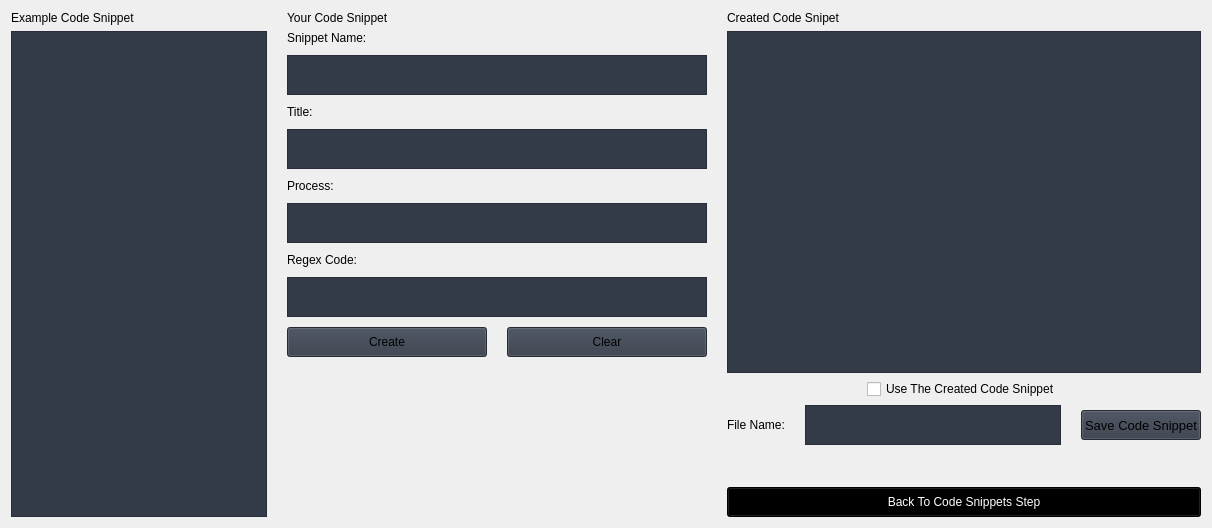
                     <widget class="QWidget" name="cSnippets">
                      <property name="styleSheet">
                       <string/>
                      </property>
                      <layout class="QVBoxLayout" name="verticalLayout_54">
                       <item>
                        <layout class="QGridLayout" name="gridLayout_11">
                         <property name="horizontalSpacing">
                          <number>20</number>
                         </property>
                         <property name="verticalSpacing">
                          <number>6</number>
                         </property>
                         <item row="7" column="4" colspan="4">
                          <widget class="QPushButton" name="back_snip">
                           <property name="sizePolicy">
                            <sizepolicy hsizetype="Expanding" vsizetype="Fixed">
                             <horstretch>0</horstretch>
                             <verstretch>0</verstretch>
                            </sizepolicy>
                           </property>
                           <property name="minimumSize">
                            <size>
                             <width>0</width>
                             <height>30</height>
                            </size>
                           </property>
                           <property name="cursor">
                            <cursorShape>PointingHandCursor</cursorShape>
                           </property>
                           <property name="styleSheet">
                            <string notr="true">background-color: black;
color:white;</string>
                           </property>
                           <property name="text">
                            <string>Back To Code Snippets Step</string>
                           </property>
                           <property name="icon">
                            <iconset resource="resources.qrc">
                             <normaloff>:/icons/images/icons/cil-arrow-circle-left.png</normaloff>:/icons/images/icons/cil-arrow-circle-left.png</iconset>
                           </property>
                          </widget>
                         </item>
                         <item row="0" column="4" colspan="4">
                          <widget class="QLabel" name="label_14">
                           <property name="maximumSize">
                            <size>
                             <width>16777215</width>
                             <height>30</height>
                            </size>
                           </property>
                           <property name="text">
                            <string>Created Code Snipet</string>
                           </property>
                          </widget>
                         </item>
                         <item row="0" column="0" colspan="2">
                          <widget class="QLabel" name="label_63">
                           <property name="maximumSize">
                            <size>
                             <width>16777215</width>
                             <height>30</height>
                            </size>
                           </property>
                           <property name="text">
                            <string>Example Code Snippet</string>
                           </property>
                          </widget>
                         </item>
                         <item row="5" column="4" colspan="2">
                          <widget class="QLabel" name="label_23">
                           <property name="sizePolicy">
                            <sizepolicy hsizetype="Fixed" vsizetype="Preferred">
                             <horstretch>0</horstretch>
                             <verstretch>0</verstretch>
                            </sizepolicy>
                           </property>
                           <property name="text">
                            <string>File Name:</string>
                           </property>
                          </widget>
                         </item>
                         <item row="0" column="2" colspan="2">
                          <widget class="QLabel" name="label_13">
                           <property name="maximumSize">
                            <size>
                             <width>16777215</width>
                             <height>30</height>
                            </size>
                           </property>
                           <property name="text">
                            <string>Your Code Snippet</string>
                           </property>
                          </widget>
                         </item>
                         <item row="4" column="4" colspan="4" alignment="Qt::AlignHCenter">
                          <widget class="QCheckBox" name="checkBox_6">
                           <property name="text">
                            <string>Use The Created Code Snippet</string>
                           </property>
                          </widget>
                         </item>
                         <item row="6" column="4" colspan="4">
                          <widget class="QLabel" name="label_60">
                           <property name="sizePolicy">
                            <sizepolicy hsizetype="Expanding" vsizetype="Expanding">
                             <horstretch>0</horstretch>
                             <verstretch>0</verstretch>
                            </sizepolicy>
                           </property>
                           <property name="minimumSize">
                            <size>
                             <width>200</width>
                             <height>30</height>
                            </size>
                           </property>
                           <property name="maximumSize">
                            <size>
                             <width>16777215</width>
                             <height>30</height>
                            </size>
                           </property>
                           <property name="text">
                            <string/>
                           </property>
                           <property name="alignment">
                            <set>Qt::AlignCenter</set>
                           </property>
                          </widget>
                         </item>
                         <item row="3" column="2" rowspan="5" colspan="2">
                          <spacer name="verticalSpacer_3">
                           <property name="orientation">
                            <enum>Qt::Vertical</enum>
                           </property>
                           <property name="sizeHint" stdset="0">
                            <size>
                             <width>20</width>
                             <height>40</height>
                            </size>
                           </property>
                          </spacer>
                         </item>
                         <item row="5" column="7">
                          <widget class="QPushButton" name="btn_save_snip">
                           <property name="sizePolicy">
                            <sizepolicy hsizetype="Expanding" vsizetype="Expanding">
                             <horstretch>0</horstretch>
                             <verstretch>0</verstretch>
                            </sizepolicy>
                           </property>
                           <property name="minimumSize">
                            <size>
                             <width>0</width>
                             <height>30</height>
                            </size>
                           </property>
                           <property name="maximumSize">
                            <size>
                             <width>16777215</width>
                             <height>30</height>
                            </size>
                           </property>
                           <property name="font">
                            <font>
                             <family>Segoe UI</family>
                             <pointsize>10</pointsize>
                             <weight>50</weight>
                             <italic>false</italic>
                             <bold>false</bold>
                             <underline>false</underline>
                             <strikeout>false</strikeout>
                             <kerning>false</kerning>
                            </font>
                           </property>
                           <property name="cursor">
                            <cursorShape>PointingHandCursor</cursorShape>
                           </property>
                           <property name="styleSheet">
                            <string notr="true">background-color: rgb(52, 59, 72);</string>
                           </property>
                           <property name="text">
                            <string>Save Code Snippet</string>
                           </property>
                           <property name="icon">
                            <iconset resource="resources.qrc">
                             <normaloff>:/icons/images/icons/cil-save.png</normaloff>:/icons/images/icons/cil-save.png</iconset>
                           </property>
                          </widget>
                         </item>
                         <item row="1" column="0" rowspan="7" colspan="2">
                          <widget class="QPlainTextEdit" name="plainTextEdit_46">
                           <property name="styleSheet">
                            <string notr="true">background-color: rgb(52, 59, 72);</string>
                           </property>
                          </widget>
                         </item>
                         <item row="1" column="2" rowspan="2" colspan="2">
                          <layout class="QGridLayout" name="gridLayout_2">
                           <property name="horizontalSpacing">
                            <number>20</number>
                           </property>
                           <property name="verticalSpacing">
                            <number>10</number>
                           </property>
                           <item row="2" column="0" colspan="2">
                            <widget class="QLabel" name="label_21">
                             <property name="maximumSize">
                              <size>
                               <width>16777215</width>
                               <height>30</height>
                              </size>
                             </property>
                             <property name="text">
                              <string>Title:</string>
                             </property>
                            </widget>
                           </item>
                           <item row="4" column="0" colspan="2">
                            <widget class="QLabel" name="label_64">
                             <property name="maximumSize">
                              <size>
                               <width>16777215</width>
                               <height>30</height>
                              </size>
                             </property>
                             <property name="text">
                              <string>Process:</string>
                             </property>
                            </widget>
                           </item>
                           <item row="8" column="1">
                            <widget class="QPushButton" name="btn_delete_snip">
                             <property name="sizePolicy">
                              <sizepolicy hsizetype="Expanding" vsizetype="Expanding">
                               <horstretch>0</horstretch>
                               <verstretch>0</verstretch>
                              </sizepolicy>
                             </property>
                             <property name="minimumSize">
                              <size>
                               <width>200</width>
                               <height>0</height>
                              </size>
                             </property>
                             <property name="maximumSize">
                              <size>
                               <width>16777215</width>
                               <height>30</height>
                              </size>
                             </property>
                             <property name="styleSheet">
                              <string notr="true">background-color: rgb(52, 59, 72);</string>
                             </property>
                             <property name="text">
                              <string>Clear</string>
                             </property>
                             <property name="icon">
                              <iconset resource="resources.qrc">
                               <normaloff>:/icons/images/icons/cil-x.png</normaloff>:/icons/images/icons/cil-x.png</iconset>
                             </property>
                            </widget>
                           </item>
                           <item row="1" column="0" colspan="2">
                            <widget class="QPlainTextEdit" name="plainTextEdit_47">
                             <property name="maximumSize">
                              <size>
                               <width>16777215</width>
                               <height>40</height>
                              </size>
                             </property>
                             <property name="styleSheet">
                              <string notr="true">background-color: rgb(52, 59, 72);</string>
                             </property>
                            </widget>
                           </item>
                           <item row="8" column="0">
                            <widget class="QPushButton" name="btn_create_snip">
                             <property name="sizePolicy">
                              <sizepolicy hsizetype="Expanding" vsizetype="Expanding">
                               <horstretch>0</horstretch>
                               <verstretch>0</verstretch>
                              </sizepolicy>
                             </property>
                             <property name="minimumSize">
                              <size>
                               <width>200</width>
                               <height>30</height>
                              </size>
                             </property>
                             <property name="maximumSize">
                              <size>
                               <width>16777215</width>
                               <height>30</height>
                              </size>
                             </property>
                             <property name="styleSheet">
                              <string notr="true">background-color: rgb(52, 59, 72);</string>
                             </property>
                             <property name="text">
                              <string>Create</string>
                             </property>
                             <property name="icon">
                              <iconset resource="resources.qrc">
                               <normaloff>:/icons/images/icons/cil-plus.png</normaloff>:/icons/images/icons/cil-plus.png</iconset>
                             </property>
                            </widget>
                           </item>
                           <item row="5" column="0" colspan="2">
                            <widget class="QPlainTextEdit" name="plainTextEdit_49">
                             <property name="maximumSize">
                              <size>
                               <width>16777215</width>
                               <height>40</height>
                              </size>
                             </property>
                             <property name="styleSheet">
                              <string notr="true">background-color: rgb(52, 59, 72);</string>
                             </property>
                            </widget>
                           </item>
                           <item row="3" column="0" colspan="2">
                            <widget class="QPlainTextEdit" name="plainTextEdit_48">
                             <property name="maximumSize">
                              <size>
                               <width>16777215</width>
                               <height>40</height>
                              </size>
                             </property>
                             <property name="styleSheet">
                              <string notr="true">background-color: rgb(52, 59, 72);</string>
                             </property>
                            </widget>
                           </item>
                           <item row="0" column="0" colspan="2">
                            <widget class="QLabel" name="label_19">
                             <property name="maximumSize">
                              <size>
                               <width>16777215</width>
                               <height>30</height>
                              </size>
                             </property>
                             <property name="text">
                              <string>Snippet Name:</string>
                             </property>
                            </widget>
                           </item>
                           <item row="6" column="0" colspan="2">
                            <widget class="QLabel" name="label_22">
                             <property name="maximumSize">
                              <size>
                               <width>16777215</width>
                               <height>30</height>
                              </size>
                             </property>
                             <property name="text">
                              <string>Regex Code:</string>
                             </property>
                            </widget>
                           </item>
                           <item row="7" column="0" colspan="2">
                            <widget class="QPlainTextEdit" name="plainTextEdit_50">
                             <property name="maximumSize">
                              <size>
                               <width>16777215</width>
                               <height>40</height>
                              </size>
                             </property>
                             <property name="styleSheet">
                              <string notr="true">background-color: rgb(52, 59, 72);</string>
                             </property>
                            </widget>
                           </item>
                          </layout>
                         </item>
                         <item row="1" column="4" rowspan="3" colspan="4">
                          <widget class="QPlainTextEdit" name="plainTextEdit_51">
                           <property name="styleSheet">
                            <string notr="true">background-color: rgb(52, 59, 72);</string>
                           </property>
                          </widget>
                         </item>
                         <item row="5" column="6">
                          <widget class="QPlainTextEdit" name="plainTextEdit_52">
                           <property name="maximumSize">
                            <size>
                             <width>16777215</width>
                             <height>40</height>
                            </size>
                           </property>
                           <property name="styleSheet">
                            <string notr="true">background-color: rgb(52, 59, 72);</string>
                           </property>
                          </widget>
                         </item>
                        </layout>
                       </item>
                      </layout>
                     </widget>
